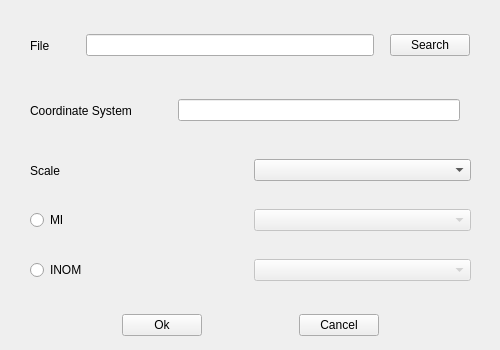
<?xml version="1.0" encoding="UTF-8"?>
<ui version="4.0">
 <author>Ten Borba</author>
 <class>CriaMoldura</class>
 <widget class="QWidget" name="CriaMoldura">
  <property name="geometry">
   <rect>
    <x>0</x>
    <y>0</y>
    <width>500</width>
    <height>350</height>
   </rect>
  </property>
  <property name="sizePolicy">
   <sizepolicy hsizetype="Fixed" vsizetype="Fixed">
    <horstretch>0</horstretch>
    <verstretch>0</verstretch>
   </sizepolicy>
  </property>
  <property name="minimumSize">
   <size>
    <width>500</width>
    <height>350</height>
   </size>
  </property>
  <property name="maximumSize">
   <size>
    <width>500</width>
    <height>350</height>
   </size>
  </property>
  <property name="windowTitle">
   <string>Create Frame</string>
  </property>
  <widget class="QWidget" name="horizontalLayoutWidget">
   <property name="geometry">
    <rect>
     <x>30</x>
     <y>20</y>
     <width>440</width>
     <height>51</height>
    </rect>
   </property>
   <layout class="QHBoxLayout" name="horizontalLayout">
    <item>
     <widget class="QLabel" name="label">
      <property name="text">
       <string>File   </string>
      </property>
     </widget>
    </item>
    <item>
     <spacer name="horizontalSpacer_2">
      <property name="orientation">
       <enum>Qt::Horizontal</enum>
      </property>
      <property name="sizeType">
       <enum>QSizePolicy::Minimum</enum>
      </property>
      <property name="sizeHint" stdset="0">
       <size>
        <width>20</width>
        <height>20</height>
       </size>
      </property>
     </spacer>
    </item>
    <item>
     <widget class="QLineEdit" name="arquivoCriaMolduraLineEdit"/>
    </item>
    <item>
     <spacer name="horizontalSpacer_6">
      <property name="orientation">
       <enum>Qt::Horizontal</enum>
      </property>
      <property name="sizeType">
       <enum>QSizePolicy::Minimum</enum>
      </property>
      <property name="sizeHint" stdset="0">
       <size>
        <width>10</width>
        <height>20</height>
       </size>
      </property>
     </spacer>
    </item>
    <item>
     <widget class="QPushButton" name="pushButtonBuscarArquivoCriaMoldura">
      <property name="text">
       <string>Search</string>
      </property>
     </widget>
    </item>
   </layout>
  </widget>
  <widget class="QWidget" name="horizontalLayoutWidget_2">
   <property name="geometry">
    <rect>
     <x>30</x>
     <y>90</y>
     <width>440</width>
     <height>41</height>
    </rect>
   </property>
   <layout class="QHBoxLayout" name="horizontalLayout_2">
    <item>
     <widget class="QLabel" name="label_2">
      <property name="text">
       <string>Coordinate System</string>
      </property>
     </widget>
    </item>
    <item>
     <spacer name="horizontalSpacer">
      <property name="orientation">
       <enum>Qt::Horizontal</enum>
      </property>
      <property name="sizeType">
       <enum>QSizePolicy::Minimum</enum>
      </property>
      <property name="sizeHint" stdset="0">
       <size>
        <width>40</width>
        <height>20</height>
       </size>
      </property>
     </spacer>
    </item>
    <item>
     <widget class="QLineEdit" name="coordSysCriaMolduraLineEdit"/>
    </item>
    <item>
     <spacer name="horizontalSpacer_7">
      <property name="orientation">
       <enum>Qt::Horizontal</enum>
      </property>
      <property name="sizeType">
       <enum>QSizePolicy::Minimum</enum>
      </property>
      <property name="sizeHint" stdset="0">
       <size>
        <width>10</width>
        <height>20</height>
       </size>
      </property>
     </spacer>
    </item>
   </layout>
  </widget>
  <widget class="QWidget" name="horizontalLayoutWidget_4">
   <property name="geometry">
    <rect>
     <x>30</x>
     <y>310</y>
     <width>441</width>
     <height>31</height>
    </rect>
   </property>
   <layout class="QHBoxLayout" name="horizontalLayout_4">
    <item>
     <spacer name="horizontalSpacer_4">
      <property name="orientation">
       <enum>Qt::Horizontal</enum>
      </property>
      <property name="sizeHint" stdset="0">
       <size>
        <width>40</width>
        <height>20</height>
       </size>
      </property>
     </spacer>
    </item>
    <item>
     <widget class="QPushButton" name="pushButtonOkCriaMoldura">
      <property name="text">
       <string>Ok</string>
      </property>
     </widget>
    </item>
    <item>
     <spacer name="horizontalSpacer_3">
      <property name="orientation">
       <enum>Qt::Horizontal</enum>
      </property>
      <property name="sizeHint" stdset="0">
       <size>
        <width>40</width>
        <height>20</height>
       </size>
      </property>
     </spacer>
    </item>
    <item>
     <widget class="QPushButton" name="pushButtonCancelarCriaMoldura">
      <property name="text">
       <string>Cancel</string>
      </property>
     </widget>
    </item>
    <item>
     <spacer name="horizontalSpacer_5">
      <property name="orientation">
       <enum>Qt::Horizontal</enum>
      </property>
      <property name="sizeHint" stdset="0">
       <size>
        <width>40</width>
        <height>20</height>
       </size>
      </property>
     </spacer>
    </item>
   </layout>
  </widget>
  <widget class="QWidget" name="horizontalLayoutWidget_3">
   <property name="geometry">
    <rect>
     <x>30</x>
     <y>150</y>
     <width>441</width>
     <height>41</height>
    </rect>
   </property>
   <layout class="QHBoxLayout" name="horizontalLayout_3">
    <item>
     <widget class="QLabel" name="label_3">
      <property name="text">
       <string>Scale</string>
      </property>
     </widget>
    </item>
    <item>
     <widget class="QComboBox" name="comboBoxEscala"/>
    </item>
   </layout>
  </widget>
  <widget class="QWidget" name="horizontalLayoutWidget_5">
   <property name="geometry">
    <rect>
     <x>30</x>
     <y>200</y>
     <width>441</width>
     <height>41</height>
    </rect>
   </property>
   <layout class="QHBoxLayout" name="horizontalLayout_5">
    <item>
     <widget class="QRadioButton" name="radioButtonMI">
      <property name="text">
       <string>MI</string>
      </property>
     </widget>
    </item>
    <item>
     <widget class="QComboBox" name="comboBoxMI">
      <property name="enabled">
       <bool>false</bool>
      </property>
     </widget>
    </item>
   </layout>
  </widget>
  <widget class="QWidget" name="horizontalLayoutWidget_6">
   <property name="geometry">
    <rect>
     <x>30</x>
     <y>250</y>
     <width>441</width>
     <height>41</height>
    </rect>
   </property>
   <layout class="QHBoxLayout" name="horizontalLayout_6">
    <item>
     <widget class="QRadioButton" name="radioButtonINOM">
      <property name="text">
       <string>INOM</string>
      </property>
     </widget>
    </item>
    <item>
     <widget class="QComboBox" name="comboBoxINOM">
      <property name="enabled">
       <bool>false</bool>
      </property>
     </widget>
    </item>
   </layout>
  </widget>
 </widget>
 <resources/>
 <connections>
  <connection>
   <sender>pushButtonCancelarCriaMoldura</sender>
   <signal>clicked()</signal>
   <receiver>CriaMoldura</receiver>
   <slot>close()</slot>
   <hints>
    <hint type="sourcelabel">
     <x>375</x>
     <y>236</y>
    </hint>
    <hint type="destinationlabel">
     <x>394</x>
     <y>339</y>
    </hint>
   </hints>
  </connection>
 </connections>
 <slots>
  <signal>signal1()</signal>
  <slot>carregaSpatialite()</slot>
 </slots>
</ui>
